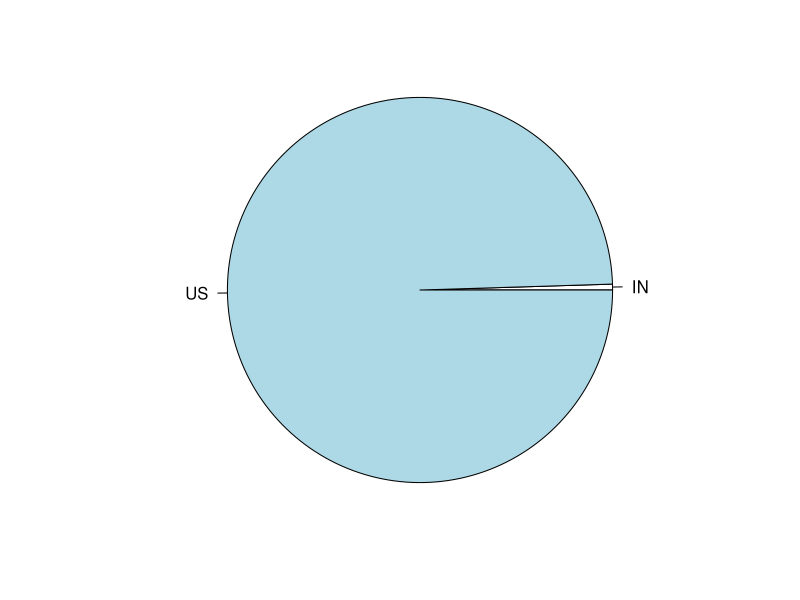
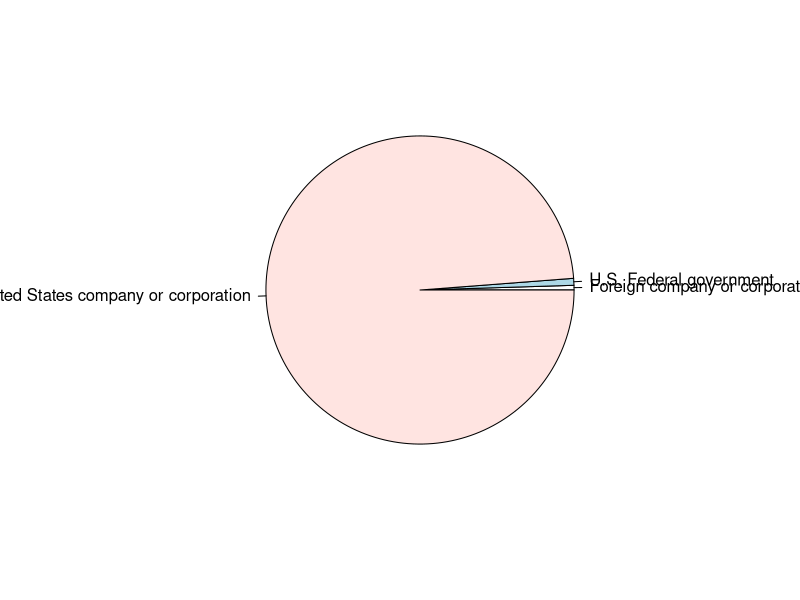
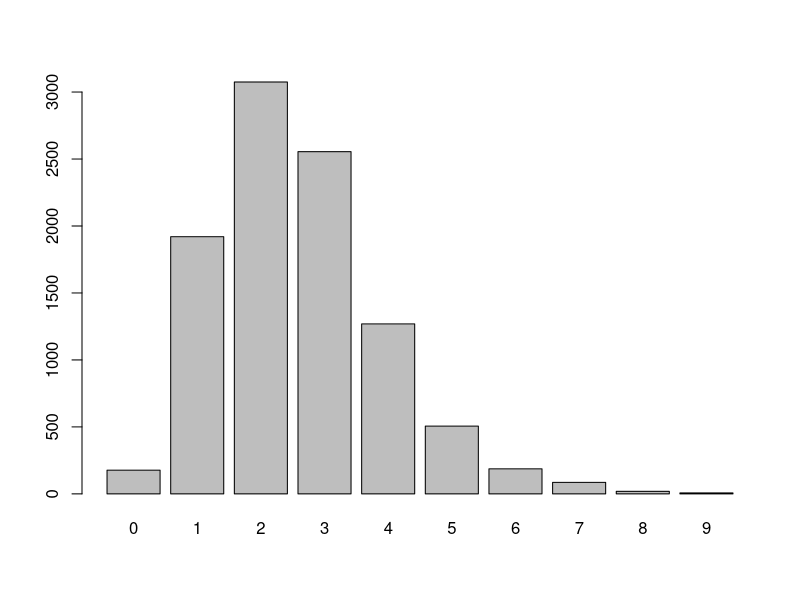
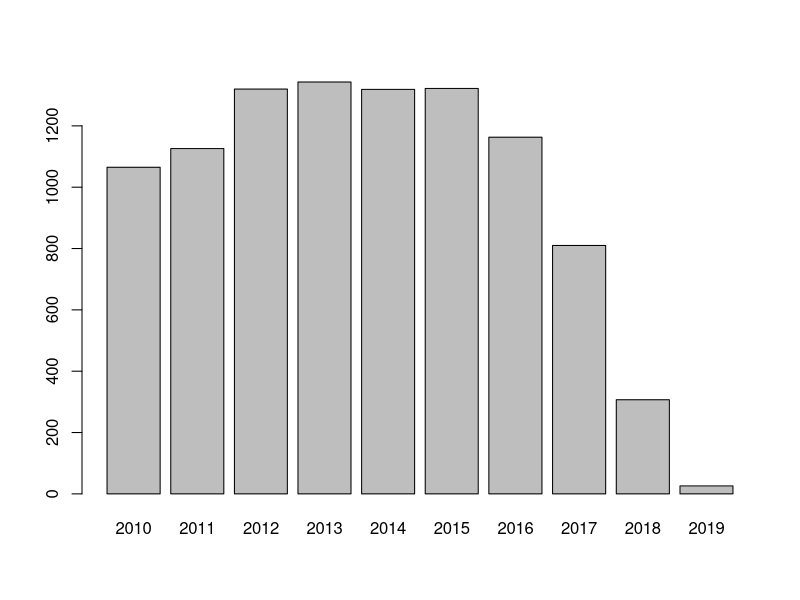
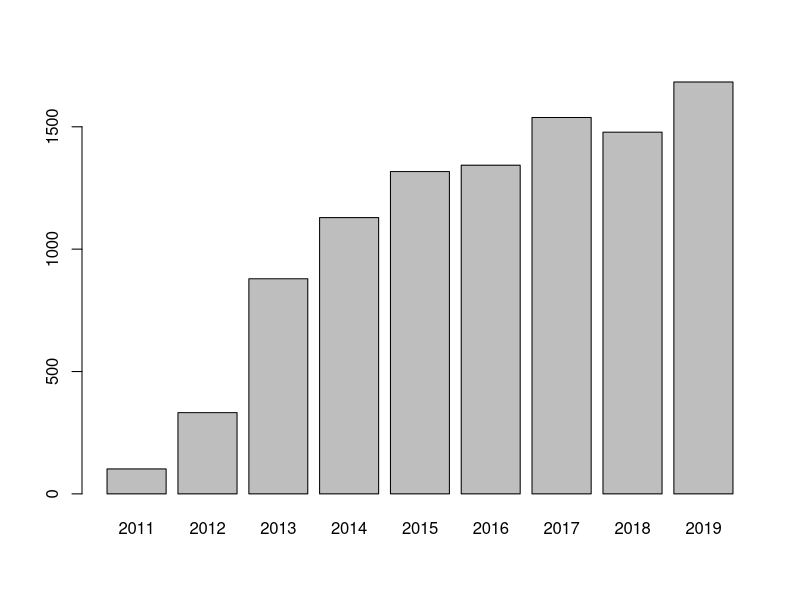
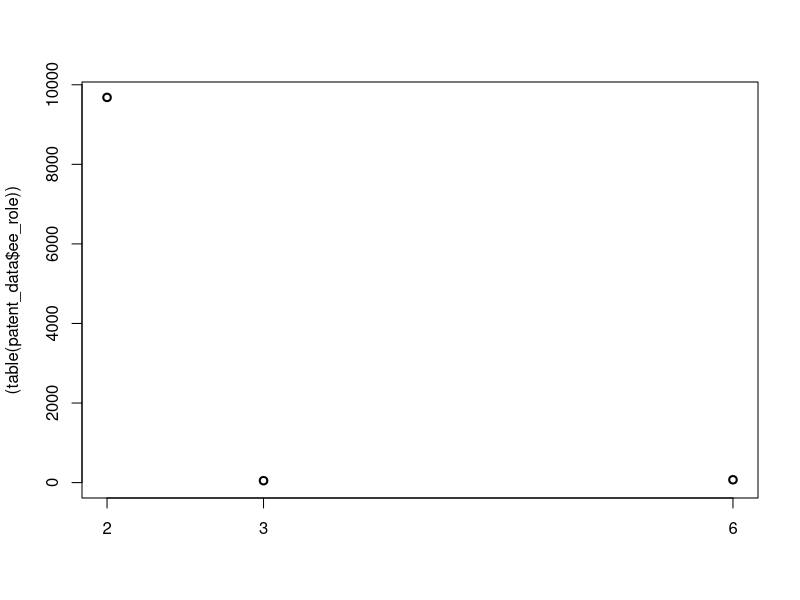
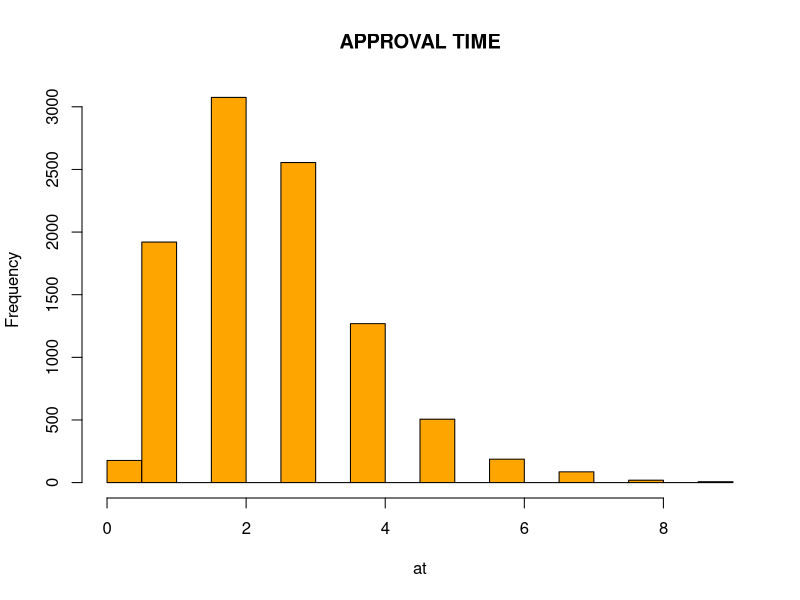

Source code (R) for these figures, in order:
#visualization done for filtered data of US and India 
getwd()
setwd("C:/Users/DHANYA/Desktop/execls dhanya/BUAN-4310-Project-1-main")
patent_data=read.csv("BUAN 4310 Project1 Dataset.csv")
View(patent_data)
names(patent_data)
table(patent_data$ee_number)
table(patent_data$ee_role)



#highest no:of application between India and US
table(patent_data$ee_country)
#US has the filed highest no:of applications



# highest and lowest no:of patents filed
table(patent_data$ee_role_desc)
#United states of company or corporation has filed  highest no:of patents
#Foreign company or corporation has filed lowest no:of patents



#state that as filed highest and lowest no:of patents 
table(patent_data$ee_state)
sort(table(patent_data$ee_state))
#CA,has filed highest no:of patents
#HI and SD,has filed lowest no:of patents



#City that as highest and lowest no:of patents
table(patent_data$ee_city)
tail(sort(table(patent_data$ee_city)))
head(sort(table(patent_data$ee_city)))
#Armonk city has the highest no:of patents
#Acton,ACworth,Ahmedabad Gujarat,Alachua,Alger,Alhambra has the lowest no:of patents



#patent with maximum forward citations
max(patent_data$forward_cites)
#786 times it has been cited by later patents
#patent with applnum=13214872 has highest forward citations


#Time taken for approval(at=approval time)
table(patent_data$grantyear)
table(patent_data$applyear)
patent_data$at=patent_data$grantyear-patent_data$applyear
max(patent_data$at)
table(patent_data$at)
#The maximum years taken for approval is 9 years



#The summary of the patent_data
summary(patent_data)
#It gives mean , median


#Pie chart
pie(table(patent_data$ee_country),radius = 1)
pie(table(patent_data$ee_role_desc),radius = 0.8)


#Barplots
barplot(table(patent_data$at))
barplot(table(patent_data$applyear),(patent_data$grantyear))
barplot(table(patent_data$grantyear),(patent_data$applyear))


# plot
plot((table(patent_data$ee_role)),type="p")

#Histogram
hist(patent_data$at,col="orange",main="APPROVAL TIME",xlab="at")
